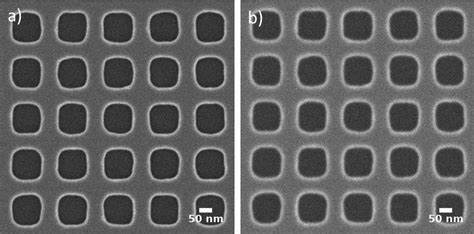
#> input picture test/Interview/1.jpg, 474 x 234 px
$ python p1.py
#> lines starting #> are read from the running program, lines starting #| are printed output that depends on the picture; after the words box and inside, x2 and y2 are one past the last pixel; in counts of white or black regions, pixels touching at a corner belong together
# Importing necessary libraries
import cv2
import numpy as np
import matplotlib.pyplot as plt

# Reading the image
image_path = 'Interview/1.jpg'
image = cv2.imread(image_path)
#> image is the input picture: shape (234, 474, 3); min 0, max 255, mean 97.7

# Converting the image to grayscale for contour detection
gray_image = cv2.cvtColor(image, cv2.COLOR_BGR2GRAY)

# Applying a threshold to the grayscale image
ret, thresh = cv2.threshold(gray_image, 127, 255, cv2.THRESH_BINARY)
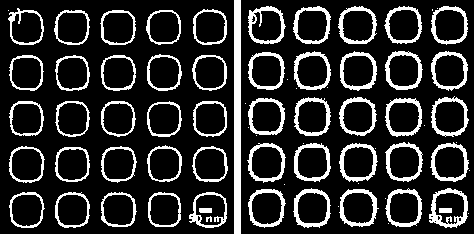
#> thresh: shape (234, 474); 17.6% white; 74 white regions (20 under 20 px)

# Finding contours using OpenCV
contours, hierarchy = cv2.findContours(thresh, cv2.RETR_EXTERNAL, cv2.CHAIN_APPROX_SIMPLE)
#> contours = 71 contours, 20 with area under 20; largest, box (x1, y1, x2, y2) and area: (234, 0, 241, 234) 1398, (429, 188, 468, 228) 1163, (247, 143, 286, 183) 1156, (293, 188, 331, 228) 1150, (430, 142, 469, 182) 1150

# Drawing the contours on a blank image
contour_image = np.zeros_like(image)
for contour in contours:
    cv2.drawContours(contour_image, [contour], -1, (255, 255, 255), 1)
#> this loop made 71 passes
#> contour on passes 1, 2, 3, 4, 15, 16, 17, 18, 26, 28, 31, 32: [[388, 223]], [[468, 213]], [[338, 206]], [[385, 198]], [[284, 184]], [[358, 183]], [[469, 170]], [[375, 148]], [[303, 143]], [[456, 142]], [[256, 135]], [[248, 127]]
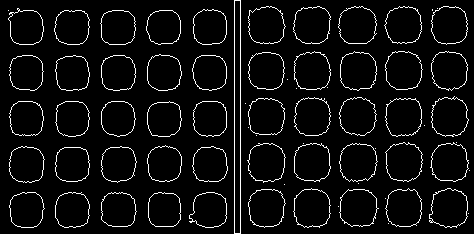
#> contour_image: shape (234, 474, 3); 5.6% white in thin lines or dots

plt.imshow(cv2.cvtColor(contour_image, cv2.COLOR_BGR2RGB))
plt.axis('off')
plt.title('Extracted Contours')
plt.show()

# Function to fill the extracted shapes with original colors
def fill_shapes(image, contours):
    filled_image = np.zeros_like(image)
    for contour in contours:
        mask = np.zeros_like(gray_image)
        cv2.drawContours(mask, [contour], -1, 255, -1)
        color = cv2.mean(image, mask=mask)
        cv2.drawContours(filled_image, [contour], -1, tuple(map(int, color[:3])), -1)
#> this loop made 71 passes
#> color on passes 5, 6, 7, 8, 9, 10, 11, 12, 13, 14, 19, 20: (109, 109, 109, 0), (82.59, 82.59, 82.59, 0), (83.33, 83.33, 83.33, 0), (83.78, 83.78, 83.78, 0), (81.04, 81.04, 81.04, 0), (98.26, 98.26, 98.26, 0), (95.02, 95.02, 95.02, 0), (119.1, 119.1, 119.1, 0), (97.86, 97.86, 97.86, 0), (98.91, 98.91, 98.91, 0), (81.94, 81.94, 81.94, 0), (82.55, 82.55, 82.55, 0)
#> (contour, color) on passes 1, 2, 3, 4, 15, 16: ([[388, 223]], (128, 128, 128, 0)), ([[468, 213]], (128, 128, 128, 0)), ([[338, 206]], (128, 128, 128, 0)), ([[385, 198]], (128, 128, 128, 0)), ([[284, 184]], (129, 129, 129, 0)), ([[358, 183]], (129, 129, 129, 0))
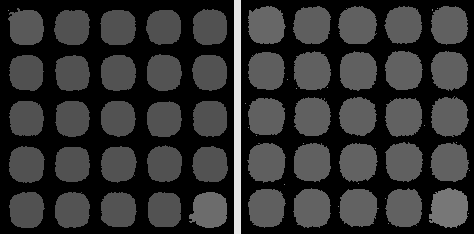
#> filled_image: shape (234, 474, 3); min 0, max 230, mean 49.4
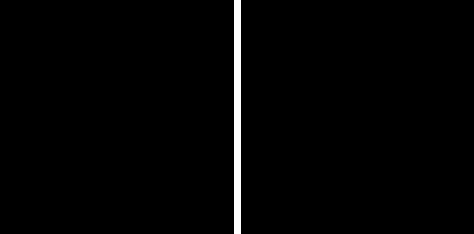
#> mask: shape (234, 474); 1.5% white; 1 white region, box (x1, y1, x2, y2) and area: (234, 0, 241, 234) 1638
    return filled_image

# Filling the extracted shapes with original colors
filled_image = fill_shapes(image, contours)

plt.imshow(cv2.cvtColor(filled_image, cv2.COLOR_BGR2RGB))
plt.axis('off')
plt.title('Filled Shapes')
plt.show()

# Saving the filled shapes image
filled_image_path = 'output/filled_shapes.jpg'
cv2.imwrite(filled_image_path, filled_image)
